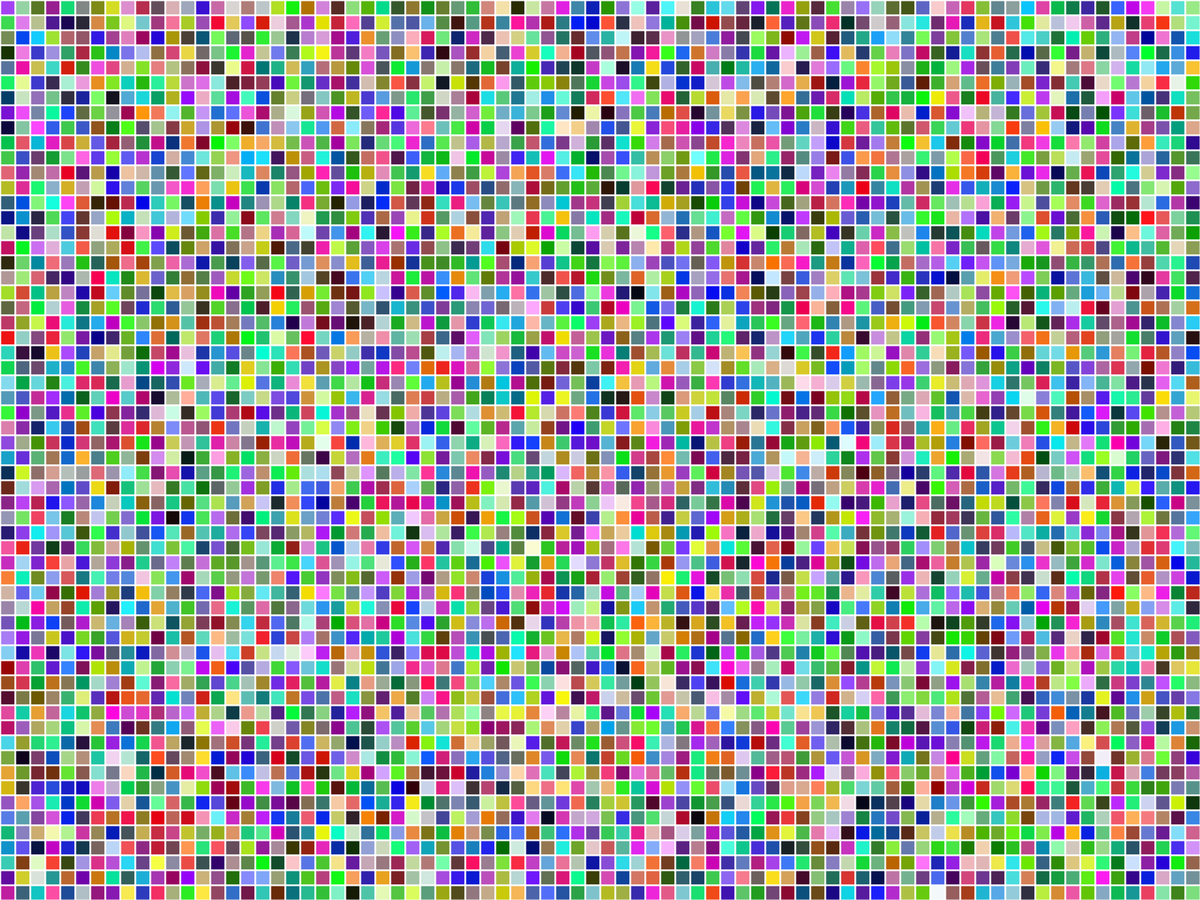
Frame 1 (no input)
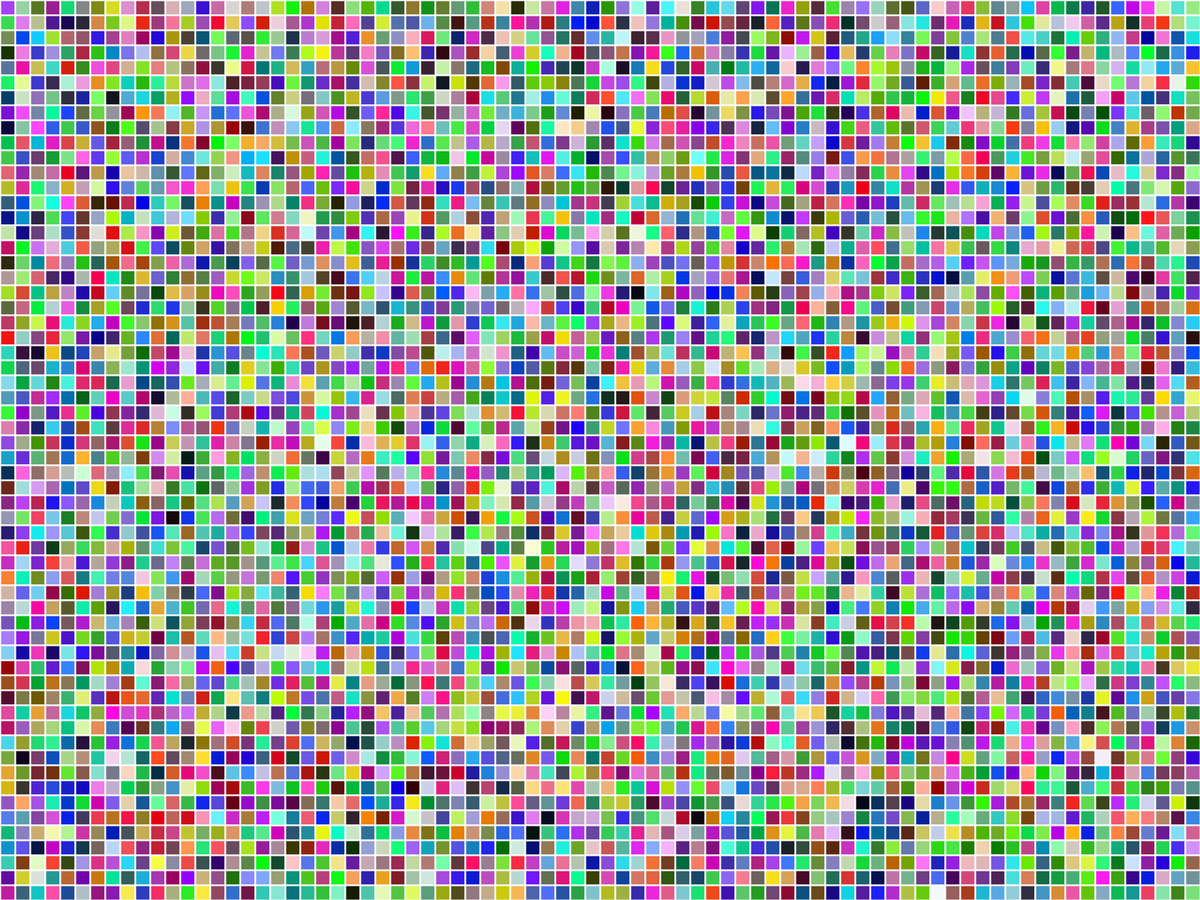
Frame 60 (the mouse pressed at the canvas centre just before this capture)
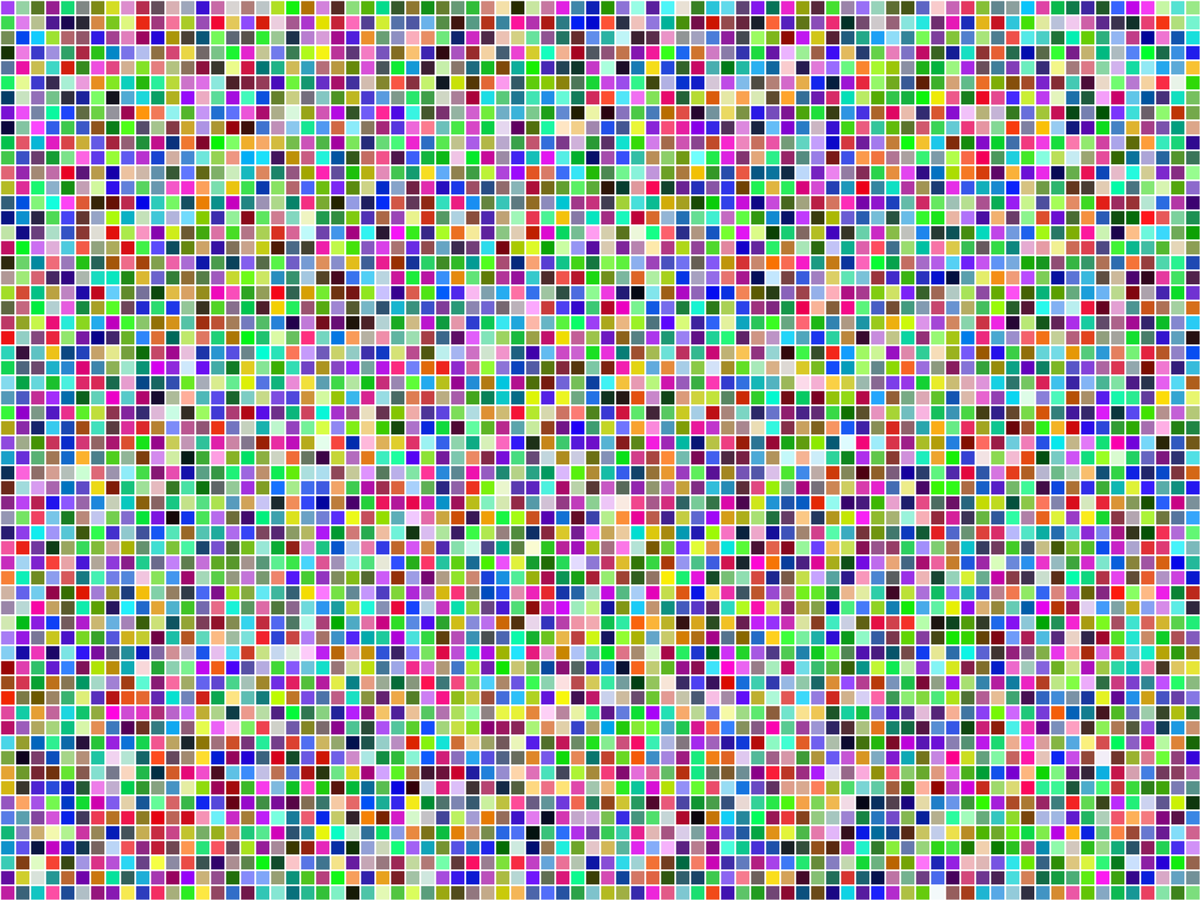
Frame 120 (the mouse held since frame 60 and released just before this capture)

The Processing sketch that drew these frames (run headless with seeded random() and noise(); from frame 60 on, the mouse is pressed at the canvas centre):

// Processing sketch: Matrix
// ── Matrix.pde
void setup() {
  fullScreen();
  //size(1920, 1080);
  stroke(255);
  strokeWeight(2);
  background(255);
  init(a);
}

int a = 20;

void draw() {
  float x = random(width); x -= x % a;
  float y = random(height); y -= y % a;
  
  float r = random(255);
  float g = random(255);
  float b = random(255);
  
  fill(r, g, b);
  rect(x, y, a, a);
}

void init(int a) {
  for (int x = 0; x < width; x += a) {
    for (int y = 0; y < height; y += a) {
      float r = random(255);
      float g = random(255);
      float b = random(255);
      fill(r, g, b);
      rect(x, y, a, a);
    }
  }
}
